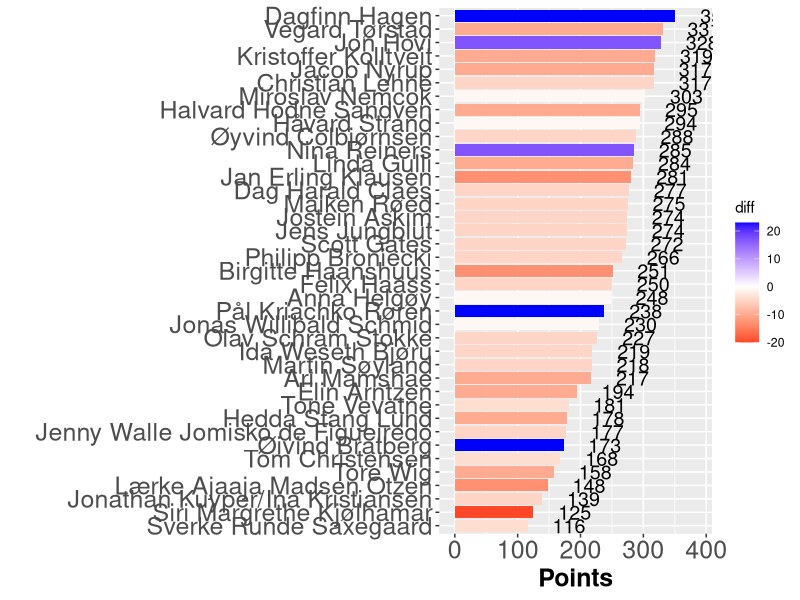

Recreate this plot in R.
## ---- chunk 1

library(tidyverse)
library(igraph)
library(readxl)
library(knitr)

knitr::opts_chunk$set(out.width = "100%")

## ---- chunk 2
#| warning: false

invisible(capture.output(Sys.setlocale()))
nettverk <- readr::read_delim("res21.csv", delim=";", col_names = FALSE, locale = locale(encoding = "UTF-8"))
leaderboard <- tibble::as_tibble(nettverk)

leaderboard <- leaderboard %>% arrange_at(ncol(.), desc)

hbar<-leaderboard 
hbar$diff <- hbar$X22-hbar$X21

ggplot(hbar, aes(x=reorder(X1, X22), y=X22, fill = diff )) + 
    geom_bar(stat = 'identity') + 
    scale_y_continuous(limits = c(-5, 390)) +
    coord_flip() + 
    scale_fill_gradient2(low = "red", high="blue") +
    geom_text(aes(label = X22), hjust=-0.75, size = 5 ) + 
    ylab("Points") +
    xlab(" ") +
    theme(axis.text=element_text(size=18), axis.title=element_text(size=18,face="bold"))
## ---- chunk 3

